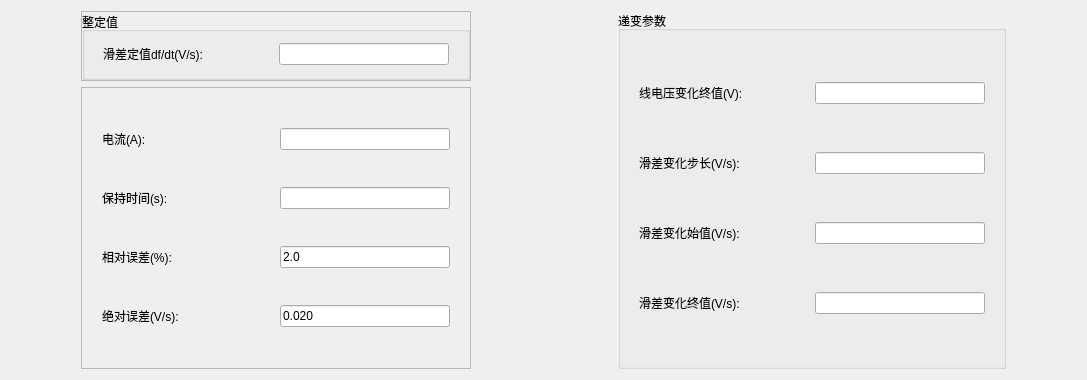
<?xml version="1.0" encoding="UTF-8"?>
<ui version="4.0">
 <class>QLowVolDvdtItemParaEditWidget</class>
 <widget class="QWidget" name="QLowVolDvdtItemParaEditWidget">
  <property name="geometry">
   <rect>
    <x>0</x>
    <y>0</y>
    <width>1087</width>
    <height>380</height>
   </rect>
  </property>
  <property name="windowTitle">
   <string>Form</string>
  </property>
  <layout class="QHBoxLayout" name="horizontalLayout" stretch="1,4,2,4,1">
   <item>
    <spacer name="horizontalSpacer_2">
     <property name="orientation">
      <enum>Qt::Horizontal</enum>
     </property>
     <property name="sizeHint" stdset="0">
      <size>
       <width>40</width>
       <height>20</height>
      </size>
     </property>
    </spacer>
   </item>
   <item>
    <layout class="QVBoxLayout" name="verticalLayout_3" stretch="1,4">
     <item>
      <widget class="QFrame" name="frame_2">
       <property name="frameShape">
        <enum>QFrame::StyledPanel</enum>
       </property>
       <property name="frameShadow">
        <enum>QFrame::Raised</enum>
       </property>
       <layout class="QVBoxLayout" name="verticalLayout_2">
        <property name="spacing">
         <number>0</number>
        </property>
        <property name="leftMargin">
         <number>0</number>
        </property>
        <property name="topMargin">
         <number>0</number>
        </property>
        <property name="rightMargin">
         <number>0</number>
        </property>
        <property name="bottomMargin">
         <number>0</number>
        </property>
        <item>
         <widget class="QGroupBox" name="groupBox">
          <property name="maximumSize">
           <size>
            <width>16777215</width>
            <height>16777215</height>
           </size>
          </property>
          <property name="title">
           <string>整定值</string>
          </property>
          <layout class="QGridLayout" name="gridLayout_9">
           <item row="0" column="0">
            <layout class="QHBoxLayout" name="horizontalLayout_26">
             <property name="leftMargin">
              <number>9</number>
             </property>
             <property name="rightMargin">
              <number>9</number>
             </property>
             <item>
              <widget class="QLabel" name="m_labActValue">
               <property name="sizePolicy">
                <sizepolicy hsizetype="Fixed" vsizetype="Fixed">
                 <horstretch>0</horstretch>
                 <verstretch>0</verstretch>
                </sizepolicy>
               </property>
               <property name="minimumSize">
                <size>
                 <width>170</width>
                 <height>0</height>
                </size>
               </property>
               <property name="maximumSize">
                <size>
                 <width>170</width>
                 <height>16777215</height>
                </size>
               </property>
               <property name="text">
                <string>滑差定值df/dt(V/s):</string>
               </property>
               <property name="alignment">
                <set>Qt::AlignLeading|Qt::AlignLeft|Qt::AlignVCenter</set>
               </property>
              </widget>
             </item>
             <item>
              <widget class="QSettingLineEdit" name="m_txtSlipTrip_dfdtSetting">
               <property name="sizePolicy">
                <sizepolicy hsizetype="Fixed" vsizetype="Fixed">
                 <horstretch>0</horstretch>
                 <verstretch>0</verstretch>
                </sizepolicy>
               </property>
               <property name="minimumSize">
                <size>
                 <width>170</width>
                 <height>0</height>
                </size>
               </property>
               <property name="maximumSize">
                <size>
                 <width>170</width>
                 <height>16777215</height>
                </size>
               </property>
              </widget>
             </item>
            </layout>
           </item>
          </layout>
         </widget>
        </item>
       </layout>
      </widget>
     </item>
     <item>
      <widget class="QFrame" name="frame">
       <property name="frameShape">
        <enum>QFrame::StyledPanel</enum>
       </property>
       <property name="frameShadow">
        <enum>QFrame::Raised</enum>
       </property>
       <layout class="QVBoxLayout" name="verticalLayout">
        <item>
         <layout class="QHBoxLayout" name="horizontalLayout_30">
          <property name="leftMargin">
           <number>9</number>
          </property>
          <property name="rightMargin">
           <number>9</number>
          </property>
          <item>
           <widget class="QLabel" name="m_labCur">
            <property name="sizePolicy">
             <sizepolicy hsizetype="Fixed" vsizetype="Fixed">
              <horstretch>0</horstretch>
              <verstretch>0</verstretch>
             </sizepolicy>
            </property>
            <property name="minimumSize">
             <size>
              <width>170</width>
              <height>0</height>
             </size>
            </property>
            <property name="maximumSize">
             <size>
              <width>170</width>
              <height>16777215</height>
             </size>
            </property>
            <property name="text">
             <string>电流(A):</string>
            </property>
            <property name="alignment">
             <set>Qt::AlignLeading|Qt::AlignLeft|Qt::AlignVCenter</set>
            </property>
           </widget>
          </item>
          <item>
           <widget class="QSettingLineEdit" name="m_txtSlipTrip_Cur">
            <property name="sizePolicy">
             <sizepolicy hsizetype="Fixed" vsizetype="Fixed">
              <horstretch>0</horstretch>
              <verstretch>0</verstretch>
             </sizepolicy>
            </property>
            <property name="minimumSize">
             <size>
              <width>170</width>
              <height>0</height>
             </size>
            </property>
            <property name="maximumSize">
             <size>
              <width>170</width>
              <height>16777215</height>
             </size>
            </property>
           </widget>
          </item>
         </layout>
        </item>
        <item>
         <layout class="QHBoxLayout" name="horizontalLayout_27">
          <property name="leftMargin">
           <number>9</number>
          </property>
          <property name="rightMargin">
           <number>9</number>
          </property>
          <item>
           <widget class="QLabel" name="m_labHoldTime">
            <property name="sizePolicy">
             <sizepolicy hsizetype="Fixed" vsizetype="Fixed">
              <horstretch>0</horstretch>
              <verstretch>0</verstretch>
             </sizepolicy>
            </property>
            <property name="minimumSize">
             <size>
              <width>170</width>
              <height>0</height>
             </size>
            </property>
            <property name="maximumSize">
             <size>
              <width>170</width>
              <height>16777215</height>
             </size>
            </property>
            <property name="text">
             <string>保持时间(s):</string>
            </property>
            <property name="alignment">
             <set>Qt::AlignLeading|Qt::AlignLeft|Qt::AlignVCenter</set>
            </property>
           </widget>
          </item>
          <item>
           <widget class="QLineEdit" name="m_txtSlipTrip_HoldTime">
            <property name="sizePolicy">
             <sizepolicy hsizetype="Fixed" vsizetype="Fixed">
              <horstretch>0</horstretch>
              <verstretch>0</verstretch>
             </sizepolicy>
            </property>
            <property name="minimumSize">
             <size>
              <width>170</width>
              <height>0</height>
             </size>
            </property>
            <property name="maximumSize">
             <size>
              <width>170</width>
              <height>16777215</height>
             </size>
            </property>
           </widget>
          </item>
         </layout>
        </item>
        <item>
         <layout class="QHBoxLayout" name="horizontalLayout_28">
          <property name="leftMargin">
           <number>9</number>
          </property>
          <property name="rightMargin">
           <number>9</number>
          </property>
          <item>
           <widget class="QLabel" name="m_labRelErr">
            <property name="sizePolicy">
             <sizepolicy hsizetype="Fixed" vsizetype="Fixed">
              <horstretch>0</horstretch>
              <verstretch>0</verstretch>
             </sizepolicy>
            </property>
            <property name="minimumSize">
             <size>
              <width>170</width>
              <height>0</height>
             </size>
            </property>
            <property name="maximumSize">
             <size>
              <width>170</width>
              <height>16777215</height>
             </size>
            </property>
            <property name="text">
             <string>相对误差(%):</string>
            </property>
            <property name="alignment">
             <set>Qt::AlignLeading|Qt::AlignLeft|Qt::AlignVCenter</set>
            </property>
           </widget>
          </item>
          <item>
           <widget class="QLineEdit" name="m_txtSlipTrip_RelErr">
            <property name="sizePolicy">
             <sizepolicy hsizetype="Fixed" vsizetype="Fixed">
              <horstretch>0</horstretch>
              <verstretch>0</verstretch>
             </sizepolicy>
            </property>
            <property name="minimumSize">
             <size>
              <width>170</width>
              <height>0</height>
             </size>
            </property>
            <property name="maximumSize">
             <size>
              <width>170</width>
              <height>16777215</height>
             </size>
            </property>
            <property name="text">
             <string>2.0</string>
            </property>
           </widget>
          </item>
         </layout>
        </item>
        <item>
         <layout class="QHBoxLayout" name="horizontalLayout_29">
          <property name="leftMargin">
           <number>9</number>
          </property>
          <property name="rightMargin">
           <number>9</number>
          </property>
          <item>
           <widget class="QLabel" name="m_labAbsErr">
            <property name="sizePolicy">
             <sizepolicy hsizetype="Fixed" vsizetype="Fixed">
              <horstretch>0</horstretch>
              <verstretch>0</verstretch>
             </sizepolicy>
            </property>
            <property name="minimumSize">
             <size>
              <width>170</width>
              <height>0</height>
             </size>
            </property>
            <property name="maximumSize">
             <size>
              <width>170</width>
              <height>16777215</height>
             </size>
            </property>
            <property name="text">
             <string>绝对误差(V/s):</string>
            </property>
            <property name="alignment">
             <set>Qt::AlignLeading|Qt::AlignLeft|Qt::AlignVCenter</set>
            </property>
           </widget>
          </item>
          <item>
           <widget class="QLineEdit" name="m_txtSlipTrip_AbsErr">
            <property name="sizePolicy">
             <sizepolicy hsizetype="Fixed" vsizetype="Fixed">
              <horstretch>0</horstretch>
              <verstretch>0</verstretch>
             </sizepolicy>
            </property>
            <property name="minimumSize">
             <size>
              <width>170</width>
              <height>0</height>
             </size>
            </property>
            <property name="maximumSize">
             <size>
              <width>170</width>
              <height>16777215</height>
             </size>
            </property>
            <property name="text">
             <string>0.020</string>
            </property>
           </widget>
          </item>
         </layout>
        </item>
       </layout>
      </widget>
     </item>
    </layout>
   </item>
   <item>
    <spacer name="horizontalSpacer">
     <property name="orientation">
      <enum>Qt::Horizontal</enum>
     </property>
     <property name="sizeType">
      <enum>QSizePolicy::Preferred</enum>
     </property>
     <property name="sizeHint" stdset="0">
      <size>
       <width>40</width>
       <height>20</height>
      </size>
     </property>
    </spacer>
   </item>
   <item>
    <widget class="QGroupBox" name="groupBox_2">
     <property name="title">
      <string>递变参数</string>
     </property>
     <layout class="QGridLayout" name="gridLayout_8">
      <item row="0" column="0">
       <layout class="QHBoxLayout" name="horizontalLayout_13">
        <property name="leftMargin">
         <number>9</number>
        </property>
        <property name="rightMargin">
         <number>9</number>
        </property>
        <item>
         <widget class="QLabel" name="m_labVEnd">
          <property name="sizePolicy">
           <sizepolicy hsizetype="Fixed" vsizetype="Fixed">
            <horstretch>0</horstretch>
            <verstretch>0</verstretch>
           </sizepolicy>
          </property>
          <property name="minimumSize">
           <size>
            <width>170</width>
            <height>0</height>
           </size>
          </property>
          <property name="maximumSize">
           <size>
            <width>170</width>
            <height>16777215</height>
           </size>
          </property>
          <property name="text">
           <string>线电压变化终值(V):</string>
          </property>
          <property name="alignment">
           <set>Qt::AlignLeading|Qt::AlignLeft|Qt::AlignVCenter</set>
          </property>
         </widget>
        </item>
        <item>
         <widget class="QSettingLineEdit" name="m_txtSlipTrip_VEnd">
          <property name="sizePolicy">
           <sizepolicy hsizetype="Fixed" vsizetype="Fixed">
            <horstretch>0</horstretch>
            <verstretch>0</verstretch>
           </sizepolicy>
          </property>
          <property name="minimumSize">
           <size>
            <width>170</width>
            <height>0</height>
           </size>
          </property>
          <property name="maximumSize">
           <size>
            <width>170</width>
            <height>16777215</height>
           </size>
          </property>
         </widget>
        </item>
       </layout>
      </item>
      <item row="1" column="0">
       <layout class="QHBoxLayout" name="horizontalLayout_14">
        <property name="leftMargin">
         <number>9</number>
        </property>
        <property name="rightMargin">
         <number>9</number>
        </property>
        <item>
         <widget class="QLabel" name="m_labVStep">
          <property name="sizePolicy">
           <sizepolicy hsizetype="Fixed" vsizetype="Fixed">
            <horstretch>0</horstretch>
            <verstretch>0</verstretch>
           </sizepolicy>
          </property>
          <property name="minimumSize">
           <size>
            <width>170</width>
            <height>0</height>
           </size>
          </property>
          <property name="maximumSize">
           <size>
            <width>170</width>
            <height>16777215</height>
           </size>
          </property>
          <property name="text">
           <string>滑差变化步长(V/s):</string>
          </property>
          <property name="alignment">
           <set>Qt::AlignLeading|Qt::AlignLeft|Qt::AlignVCenter</set>
          </property>
         </widget>
        </item>
        <item>
         <widget class="QSettingLineEdit" name="m_txtSlipTrip_VStep">
          <property name="sizePolicy">
           <sizepolicy hsizetype="Fixed" vsizetype="Fixed">
            <horstretch>0</horstretch>
            <verstretch>0</verstretch>
           </sizepolicy>
          </property>
          <property name="minimumSize">
           <size>
            <width>170</width>
            <height>0</height>
           </size>
          </property>
          <property name="maximumSize">
           <size>
            <width>170</width>
            <height>16777215</height>
           </size>
          </property>
         </widget>
        </item>
       </layout>
      </item>
      <item row="3" column="0">
       <layout class="QHBoxLayout" name="horizontalLayout_24">
        <property name="leftMargin">
         <number>9</number>
        </property>
        <property name="rightMargin">
         <number>9</number>
        </property>
        <item>
         <widget class="QLabel" name="m_labdfdtEnd">
          <property name="sizePolicy">
           <sizepolicy hsizetype="Fixed" vsizetype="Fixed">
            <horstretch>0</horstretch>
            <verstretch>0</verstretch>
           </sizepolicy>
          </property>
          <property name="minimumSize">
           <size>
            <width>170</width>
            <height>0</height>
           </size>
          </property>
          <property name="maximumSize">
           <size>
            <width>170</width>
            <height>16777215</height>
           </size>
          </property>
          <property name="text">
           <string>滑差变化终值(V/s):</string>
          </property>
          <property name="alignment">
           <set>Qt::AlignLeading|Qt::AlignLeft|Qt::AlignVCenter</set>
          </property>
         </widget>
        </item>
        <item>
         <widget class="QSettingLineEdit" name="m_txtSlipTrip_dfdtEnd">
          <property name="sizePolicy">
           <sizepolicy hsizetype="Fixed" vsizetype="Fixed">
            <horstretch>0</horstretch>
            <verstretch>0</verstretch>
           </sizepolicy>
          </property>
          <property name="minimumSize">
           <size>
            <width>170</width>
            <height>0</height>
           </size>
          </property>
          <property name="maximumSize">
           <size>
            <width>170</width>
            <height>16777215</height>
           </size>
          </property>
         </widget>
        </item>
       </layout>
      </item>
      <item row="2" column="0">
       <layout class="QHBoxLayout" name="horizontalLayout_16">
        <property name="leftMargin">
         <number>9</number>
        </property>
        <property name="rightMargin">
         <number>9</number>
        </property>
        <item>
         <widget class="QLabel" name="m_labdfdtStart">
          <property name="sizePolicy">
           <sizepolicy hsizetype="Fixed" vsizetype="Fixed">
            <horstretch>0</horstretch>
            <verstretch>0</verstretch>
           </sizepolicy>
          </property>
          <property name="minimumSize">
           <size>
            <width>170</width>
            <height>0</height>
           </size>
          </property>
          <property name="maximumSize">
           <size>
            <width>170</width>
            <height>16777215</height>
           </size>
          </property>
          <property name="text">
           <string>滑差变化始值(V/s):</string>
          </property>
          <property name="alignment">
           <set>Qt::AlignLeading|Qt::AlignLeft|Qt::AlignVCenter</set>
          </property>
         </widget>
        </item>
        <item>
         <widget class="QSettingLineEdit" name="m_txtSlipTrip_dfdtStart">
          <property name="sizePolicy">
           <sizepolicy hsizetype="Fixed" vsizetype="Fixed">
            <horstretch>0</horstretch>
            <verstretch>0</verstretch>
           </sizepolicy>
          </property>
          <property name="minimumSize">
           <size>
            <width>170</width>
            <height>0</height>
           </size>
          </property>
          <property name="maximumSize">
           <size>
            <width>170</width>
            <height>16777215</height>
           </size>
          </property>
         </widget>
        </item>
       </layout>
      </item>
     </layout>
    </widget>
   </item>
   <item>
    <spacer name="horizontalSpacer_3">
     <property name="orientation">
      <enum>Qt::Horizontal</enum>
     </property>
     <property name="sizeHint" stdset="0">
      <size>
       <width>40</width>
       <height>20</height>
      </size>
     </property>
    </spacer>
   </item>
  </layout>
 </widget>
 <customwidgets>
  <customwidget>
   <class>QSettingLineEdit</class>
   <extends>QLineEdit</extends>
   <header>../../UI/Controls/SettingCtrls/qsettinglineedit.h</header>
  </customwidget>
 </customwidgets>
 <resources/>
 <connections/>
</ui>
